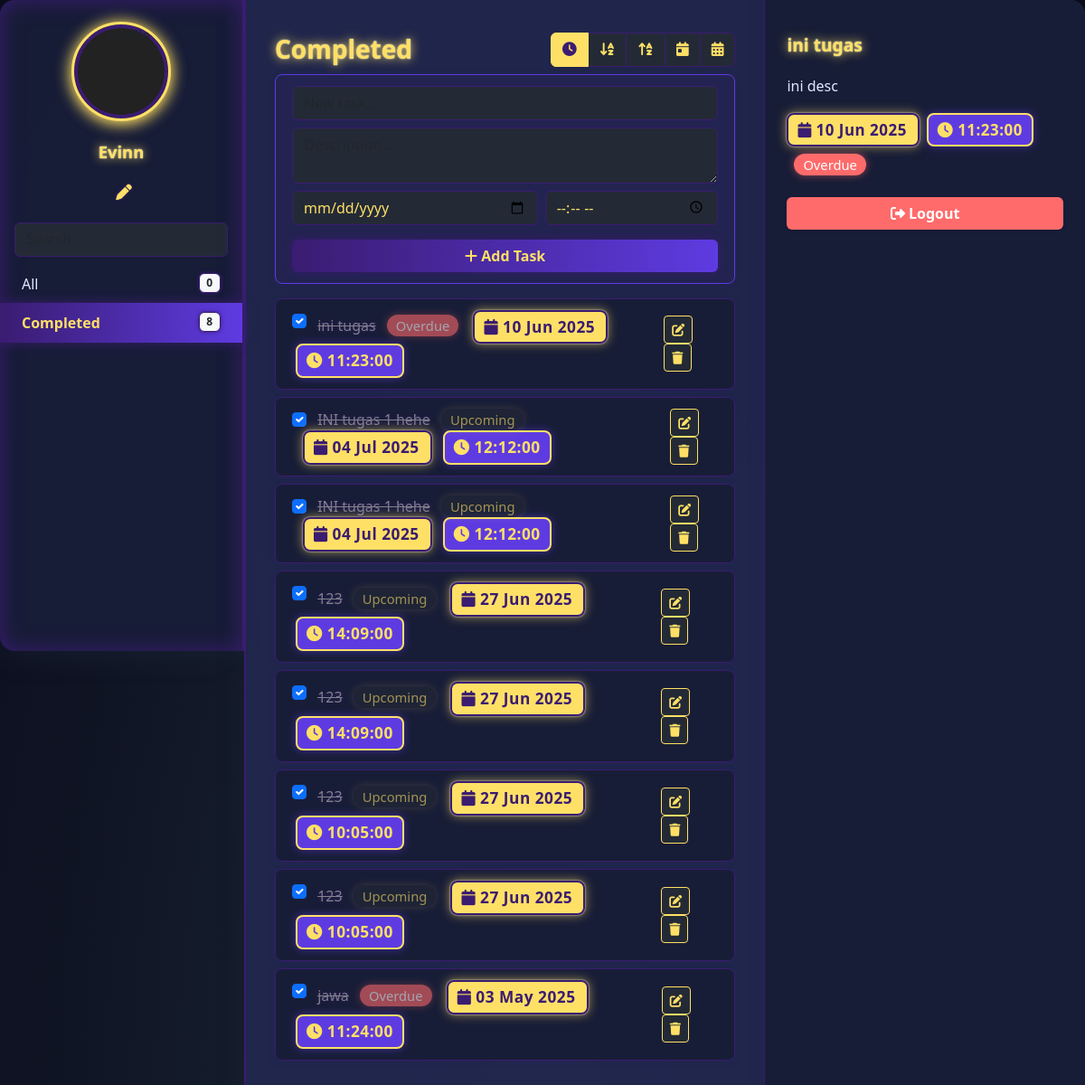
Page /todo_list/tasks.php?cat=Completed (signed in) on the committed database.
### tables this page shows
CREATE TABLE `task` (
  `task_id` int(11) NOT NULL,
  `user_id` int(11) DEFAULT NULL,
  `task` varchar(255) NOT NULL,
  `title` varchar(255) NOT NULL,
  `desc` text NOT NULL,
  `due_time` time NOT NULL,
  `created` datetime NOT NULL,
  `checked` int(11) NOT NULL,
  `status` varchar(255) NOT NULL,
  `due` date NOT NULL
);

### todo_list/tasks.php (the view, shortened to what this page needs)
<?php
$conn = new mysqli('localhost', 'root', '', 'todo_list');
$user_id = $_SESSION['user_id'] ?? null;
$editTask = null;
$editId = null;
function get_due_status($due) {
    $today = date('Y-m-d');
    if ($due < $today) return 'Overdue';
    return 'Upcoming';
}
$categories = [
    'All', 'Completed'
];
$tasks = [];
$res = $conn->query("SELECT * FROM task WHERE user_id=" . intval($user_id));
while ($row = $res->fetch_assoc()) {
    $tasks[] = $row;
}
$selected_cat = $_GET['cat'] ?? 'All';
$filtered_tasks = [];
foreach ($tasks as $task) {
    $status = get_due_status($task['due']);
    $checked = !empty($task['checked']);
    if (
        ($selected_cat == 'All' && ($status == 'Upcoming' || $status == 'Overdue' || $status == 'Today' || $status == 'Tomorrow' || $status == 'After Tomorrow' || $status == 'No Due Date') && !$checked)
        || ($selected_cat == 'Completed' && $checked)
    ) {
        $task['_idx'] = $task['task_id'];
        $filtered_tasks[] = $task;
    }
}
$sort = $_GET['sort'] ?? 'created_desc';
if (!empty($filtered_tasks)) {
    if ($sort === 'title_asc') {
        usort($filtered_tasks, fn($a, $b) => strcmp($a['title'], $b['title']));
    } elseif ($sort === 'title_desc') {
        usort($filtered_tasks, fn($a, $b) => strcmp($b['title'], $a['title']));
    } elseif ($sort === 'due_asc') {
        usort($filtered_tasks, fn($a, $b) => strcmp($a['due'], $b['due']));
    } elseif ($sort === 'due_desc') {
        usort($filtered_tasks, fn($a, $b) => strcmp($b['due'], $a['due']));
    } else {
        usort($filtered_tasks, fn($a, $b) => strcmp($b['created'], $a['created']));
    }
}
$profile_name = $_SESSION['profile_name'] ?? $_SESSION['user'];
$profile_img = $_SESSION['profile_img'] ?? 'https://www.rukita.co/stories/wp-content/uploads/2022/08/karakter-anime-terimut.jpg';
?>
<!DOCTYPE html>
<html lang="en">
<head>
    <link href="https://cdn.jsdelivr.net/npm/bootstrap@5.3.0/dist/css/bootstrap.min.css" rel="stylesheet">
    <link rel="stylesheet" href="https://cdnjs.cloudflare.com/ajax/libs/font-awesome/6.4.2/css/all.min.css"/>
</head>
<body>
<div class="main-wrapper">
    <div class="sidebar">
        <div class="profile flex-column align-items-center text-center">
            <img src="<?php echo htmlspecialchars($profile_img); ?>" class="profile-img mb-2" alt="profile">
            <span class="profile-name mb-1"><?php echo htmlspecialchars($profile_name); ?></span>
            <button class="profile-edit-btn mb-2" title="Edit Profile" data-bs-toggle="modal" data-bs-target="#profileModal">
                <i class="fa fa-pen"></i>
            </button>
        </div>
        <div class="px-3 pb-2">
            <input type="text" class="form-control" placeholder="Search" style="font-size:0.98rem;" id="searchTaskInput">
        </div>
        <ul class="list-group list-group-flush flex-grow-1">
            <?php foreach ($categories as $cat): ?>
                <?php
                $cat_count = 0;
                foreach ($tasks as $t) {
                    $status = get_due_status($t['due']);
                    $checked = !empty($t['checked']);
                    if (
                        ($cat == 'All' && ($status == 'Upcoming' || $status == 'Overdue' || $status == 'Today' || $status == 'Tomorrow' || $status == 'After Tomorrow' || $status == 'No Due Date') && !$checked)
                        || ($cat == 'Completed' && $checked)
                    ) $cat_count++;
                }
                ?>
                <a href="?cat=<?php echo urlencode($cat); ?>" class="list-group-item<?php echo ($selected_cat == $cat) ? ' active' : ''; ?>">
                    <?php echo $cat; ?>
                    <span class="float-end badge bg-light text-dark"><?php echo $cat_count; ?></span>
                </a>
            <?php endforeach; ?>
        </ul>
    </div>
    <div class="content-area">
        <div class="tasks-panel">
            <div class="d-flex justify-content-between align-items-center mb-2">
                <h3 class="mb-0"><?php echo htmlspecialchars($selected_cat); ?></h3>
                <div class="sort-btn-group btn-group">
                    <a href="?cat=<?php echo urlencode($selected_cat); ?>&sort=created_desc" class="btn btn-outline-secondary<?php if($sort=='created_desc') echo ' active'; ?>" title="Terbaru"><i class="fa fa-clock"></i></a>
                    <a href="?cat=<?php echo urlencode($selected_cat); ?>&sort=title_asc" class="btn btn-outline-secondary<?php if($sort=='title_asc') echo ' active'; ?>" title="A-Z"><i class="fa fa-sort-alpha-down"></i></a>
                    <a href="?cat=<?php echo urlencode($selected_cat); ?>&sort=title_desc" class="btn btn-outline-secondary<?php if($sort=='title_desc') echo ' active'; ?>" title="Z-A"><i class="fa fa-sort-alpha-up"></i></a>
                    <a href="?cat=<?php echo urlencode($selected_cat); ?>&sort=due_asc" class="btn btn-outline-secondary<?php if($sort=='due_asc') echo ' active'; ?>" title="Due ↑"><i class="fa fa-calendar-day"></i></a>
                    <a href="?cat=<?php echo urlencode($selected_cat); ?>&sort=due_desc" class="btn btn-outline-secondary<?php if($sort=='due_desc') echo ' active'; ?>" title="Due ↓"><i class="fa fa-calendar-alt"></i></a>
                </div>
            </div>
            <?php if ($editTask !== null): ?>
            <form method="POST" action="" class="new-task-box mb-3">
                <input type="hidden" name="idx" value="<?php echo $editId; ?>">
                <div class="mb-2">
                    <input type="text" class="form-control mb-2" name="title" value="<?php echo htmlspecialchars($editTask['title']); ?>" required placeholder="Edit title...">
                    <textarea class="form-control mb-2" name="desc" rows="2" required placeholder="Edit description..."><?php echo htmlspecialchars($editTask['desc']); ?></textarea>
                    <div class="row g-2">
                        <div class="col-7">
                            <input type="date" class="form-control mb-2" name="due" value="<?php echo htmlspecialchars($editTask['due']); ?>">
                        </div>
                        <div class="col-5">
                            <input type="time" class="form-control mb-2" name="due_time" value="<?php echo isset($editTask['due_time']) ? htmlspecialchars($editTask['due_time']) : ''; ?>">
                        </div>
                    </div>
                </div>
                <button type="submit" name="edit_task" class="btn btn-warning w-100 shadow-sm mb-2"><i class="fa fa-edit me-1"></i>Update Task</button>
                <a href="tasks.php?cat=<?php echo urlencode($selected_cat); ?>" class="btn btn-secondary w-100">Cancel</a>
            </form>
            <?php else: ?>
            <form method="POST" action="" class="new-task-box d-flex flex-column gap-2 mb-3">
                <input type="text" class="form-control" name="title" placeholder="New task..." required>
                <textarea class="form-control" name="desc" rows="2" placeholder="Description..."></textarea>
                <div class="row g-2">
                    <div class="col-7">
                        <input type="date" class="form-control" name="due">
                    </div>
                    <div class="col-5">
                        <input type="time" class="form-control" name="due_time">
                    </div>
                </div>
                <button type="submit" name="add_task" class="btn btn-primary mt-2"><i class="fa fa-plus"></i> Add Task</button>
            </form>
            <?php endif; ?>
            <div class="tasks-list" id="tasksList">
                <?php if (!empty($filtered_tasks)): ?>
                    <?php foreach ($filtered_tasks as $task): ?>
                        <div class="task-item" data-title="<?php echo htmlspecialchars(strtolower($task['title'])); ?>">
                            <div>
                                <form method="get" action="" style="display:inline;">
                                    <input type="checkbox" class="form-check-input me-2" <?php if(!empty($task['checked'])) echo 'checked'; ?> onchange="this.form.submit()">
                                </form>
                                <span class="task-title<?php if(!empty($task['checked'])) echo ' checked'; ?>"><?php echo htmlspecialchars($task['title']); ?></span>
                                <?php
                                    $status = get_due_status($task['due']);
                                    $status_class = str_replace(' ', '', $status);
                                ?>
                                <span class="due-status <?php echo $status_class; if(!empty($task['checked'])) echo ' checked'; ?>"><?php echo $status; ?></span>
                                <?php if (!empty($task['due'])): ?>
                                    <span class="task-date-badge">
                                        <i class="fa fa-calendar"></i>
                                        <?php echo date('d M Y', strtotime($task['due'])); ?>
                                    </span>
                                    <?php if (!empty($task['due_time'])): ?>
                                        <span class="task-time-badge">
                                            <i class="fa fa-clock"></i>
                                            <?php echo htmlspecialchars($task['due_time']); ?>
                                        </span>
                                    <?php endif; ?>
                                <?php endif; ?>
                            </div>
                            <div class="task-actions">
                                <a href="?edit=<?php echo $task['_idx']; ?>&cat=<?php echo urlencode($selected_cat); ?>" class="btn btn-warning btn-sm"><i class="fa fa-edit"></i></a>
                                <a href="?delete=<?php echo $task['_idx']; ?>&cat=<?php echo urlencode($selected_cat); ?>" class="btn btn-danger btn-sm" onclick="return confirm('Hapus tugas ini?')"><i class="fa fa-trash"></i></a>
                            </div>
                        </div>
                    <?php endforeach; ?>
                <?php else: ?>
                    <div class="text-secondary text-center py-3">No tasks yet.</div>
                <?php endif; ?>
            </div>
        </div>
        <div class="detail-panel">
            <?php
            $showTask = $editTask ?? ($filtered_tasks[0] ?? null);
            if ($showTask):
            ?>
                <div class="detail-title"><?php echo htmlspecialchars($showTask['title']); ?></div>
                <div class="detail-desc"><?php echo nl2br(htmlspecialchars($showTask['desc'] ?? '')); ?></div>
                <div class="detail-date">
                    <?php
                        if (!empty($showTask['due'])) {
                            echo '<span class="task-date-badge"><i class="fa fa-calendar"></i> ' . date('d M Y', strtotime($showTask['due'])) . '</span>';
                        } else {
                            echo '<span class="task-date-badge">-</span>';
                        }
                        if (!empty($showTask['due_time'])) {
                            echo '<span class="task-time-badge"><i class="fa fa-clock"></i> ' . htmlspecialchars($showTask['due_time']) . '</span>';
                        } elseif (!empty($showTask['created'])) {
                            echo '<span class="task-time-badge"><i class="fa fa-clock"></i> ' . date('H:i', strtotime($showTask['created'])) . '</span>';
                        }
                    ?>
                </div>
                <div class="mt-2">
                    <?php
                        $status = get_due_status($showTask['due']);
                        $status_class = str_replace(' ', '', $status);
                    ?>
                    <span class="due-status <?php echo $status_class; ?>"><?php echo $status; ?></span>
                </div>
            <?php else: ?>
                <div class="text-secondary">Select a task to see details.</div>
            <?php endif; ?>
            <a href="?logout=true" class="btn btn-danger w-100 mt-4 logout-btn shadow-sm"><i class="fa fa-sign-out-alt me-1"></i>Logout</a>
        </div>
    </div>
</div>
</body>
</html>

### rows in the picture
task: checked "☑", title "ini tugas", due "Overdue", due "10 Jun 2025", due_time "11:23:00", desc "ini desc"
task: checked "☑", title "INI tugas 1 hehe", due "Upcoming", due "04 Jul 2025", due_time "12:12:00"
task: checked "☑", title "INI tugas 1 hehe", due "Upcoming", due "04 Jul 2025", due_time "12:12:00"
task: checked "☑", title "123", due "Upcoming", due "27 Jun 2025", due_time "14:09:00"
task: checked "☑", title "123", due "Upcoming", due "27 Jun 2025", due_time "14:09:00"
task: checked "☑", title "123", due "Upcoming", due "27 Jun 2025", due_time "10:05:00"
task: checked "☑", title "123", due "Upcoming", due "27 Jun 2025", due_time "10:05:00"
task: checked "☑", title "jawa", due "Overdue", due "03 May 2025", due_time "11:24:00"

### other values in the picture
$profile_name "Evinn"
$cat "All"
$cat_count "0"
$cat "Completed"
$cat_count "8"
$selected_cat "Completed"
